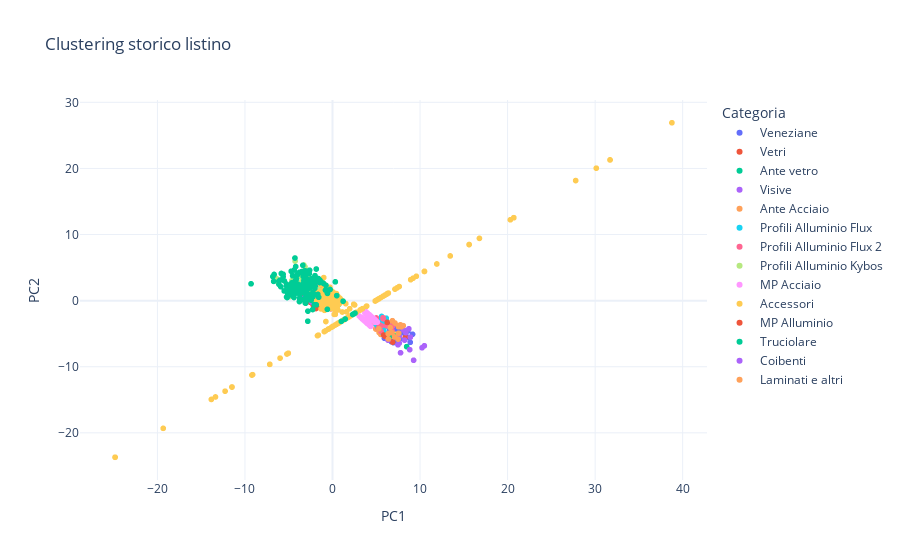

Notebook source saved alongside this figure:
### Code cell
# clustering storico listino
fig = px.scatter(df_pca, x="PC1", y="PC2", color="Categoria", template="plotly_white", title="Clustering storico listino")
fig.write_html("vista_listino/clustering_storico_listino.html")
fig.show()

### Figure 1 — Plotly figure (JSON) as saved in the notebook; plotly's stock layout.template omitted (floating-point values rounded to 4 significant figures; data arrays with more than 128 entries replaced by an {"elided": "..."} marker saying what was removed)
{"data": [{"hovertemplate": "Categoria=Veneziane<br>PC1=%{x}<br>PC2=%{y}<extra></extra>", "legendgroup": "Veneziane", "marker": {"color": "#636efa", "symbol": "circle"}, "mode": "markers", "name": "Veneziane", "showlegend": true, "type": "scattergl", "x": [5.928, 7.439, 6.724, 7.96, 6.539, 6.526, 6.235, 7.424, 5.846, 8.616, 6.947, 7.684, 9.144, 7.702, 6.965, 6.849, 8.646, 6.542, 8.357, 8.876, 6.915, 6.525, 6.794, 6.764, 6.96, 7.303], "xaxis": "x", "y": [-5.697, -5.373, -6.219, -4.869, -4.437, -4.928, -5.047, -5.925, -4.843, -4.597, -6.363, -5.8, -5.092, -4.575, -3.989, -5.042, -5.545, -5.988, -4.638, -6.305, -4.854, -5.398, -5.742, -4.893, -5.646, -4.655], "yaxis": "y"}, {"hovertemplate": "Categoria=Vetri<br>PC1=%{x}<br>PC2=%{y}<extra></extra>", "legendgroup": "Vetri", "marker": {"color": "#EF553B", "symbol": "circle"}, "mode": "markers", "name": "Vetri", "showlegend": true, "type": "scattergl", "x": {"elided": "551 float values"}, "xaxis": "x", "y": {"elided": "551 float values"}, "yaxis": "y"}, {"hovertemplate": "Categoria=Ante vetro<br>PC1=%{x}<br>PC2=%{y}<extra></extra>", "legendgroup": "Ante vetro", "marker": {"color": "#00cc96", "symbol": "circle"}, "mode": "markers", "name": "Ante vetro", "showlegend": true, "type": "scattergl", "x": [0.2211, 0.1199, -0.6649, 0.1502, -0.3118, -0.3623, -0.5025, -0.263, -1.106, -1.195, 6.973e-05, 0.0707, -0.1007, -0.1502, 0.003816, -0.6486, 0.1654, -0.2401, 0.6793, -0.2485, 0.09563, -1.461, -0.4553, -0.474, -1.441, -1.287, -1.136, -0.3654, -0.3352, -1.763, -0.5645, -0.04944, -0.3945, 0.4811, 0.719, 0.08593, -1.173, -0.2313, -0.5258, -0.5521, -1.215, 0.1606, -0.7366], "xaxis": "x", "y": [0.3393, 1.064, 0.303, 0.3519, 0.9939, -0.06767, -0.112, 0.4842, 0.7605, 0.5348, 0.5758, 0.7978, 0.3712, -0.1692, 0.4197, -0.8098, 0.7975, -0.3629, -0.1533, 1.044, 1.2, 1.067, -0.2757, 0.4385, 0.4638, -0.05338, 0.1747, 0.8067, -0.2698, 0.4204, -0.8232, 1.362, 1.603, 0.6791, -0.5558, 1.054, 0.763, 0.6535, -0.8292, -0.3099, -0.2643, -0.5325, 0.9898], "yaxis": "y"}, {"hovertemplate": "Categoria=Visive<br>PC1=%{x}<br>PC2=%{y}<extra></extra>", "legendgroup": "Visive", "marker": {"color": "#ab63fa", "symbol": "circle"}, "mode": "markers", "name": "Visive", "showlegend": true, "type": "scattergl", "x": [-3.073, -0.601, -2.22, -2.589, 0.8073, -1.884, -2.058, -3.165, -1.711, -2.357, -2.757, -2.451, -0.3116, -0.7471, -2.183, -1.537, -2.373, -2.875, -2.229, -2.256, -1.848, -4.153, -2.182, -2.344, -2.145, -3.061, -2.693, -2.542, -1.273, -0.4959], "xaxis": "x", "y": [1.425, 1.596, 2.188, 2.096, -0.06215, 3.08, 0.3152, 0.4165, 2.211, -0.2189, 0.5268, 2.857, 1.567, 1.852, 0.4785, 0.8748, 0.6091, 1.709, 0.9142, 1.374, -0.05682, 1.941, 2.982, 0.1291, 1.162, 0.6575, 1.874, 1.337, 0.2488, 0.4075], "yaxis": "y"}, {"hovertemplate": "Categoria=Ante Acciaio<br>PC1=%{x}<br>PC2=%{y}<extra></extra>", "legendgroup": "Ante Acciaio", "marker": {"color": "#FFA15A", "symbol": "circle"}, "mode": "markers", "name": "Ante Acciaio", "showlegend": true, "type": "scattergl", "x": [5.578, 4.599, 5.34, 6.155, 6.091, 6.061, 5.018, 5.082, 5.525, 6.22, 5.323, 5.797, 5.42, 6.501, 4.946, 5.1, 4.746, 3.897, 5.613, 5.515, 6.627], "xaxis": "x", "y": [-4.256, -3.52, -3.005, -3.749, -3.476, -3.834, -3.676, -3.808, -3.125, -3.849, -4.819, -4.214, -3.333, -3.421, -4.298, -3.52, -3.399, -3.297, -3.247, -5.114, -3.844], "yaxis": "y"}, {"hovertemplate": "Categoria=Profili Alluminio Flux<br>PC1=%{x}<br>PC2=%{y}<extra></extra>", "legendgroup": "Profili Alluminio Flux", "marker": {"color": "#19d3f3", "symbol": "circle"}, "mode": "markers", "name": "Profili Alluminio Flux", "showlegend": true, "type": "scattergl", "x": [5.177, 5.992, 5.773, 5.869, 6.134, 5.753, 5.396, 5.311, 5.902, 5.762, 4.979, 6.132, 5.608, 5.377, 6.247, 5.327, 6.43, 6.014, 4.866, 5.249, 5.71, 5.513, 5.807, 5.65, 5.875, 5.744, 6.101], "xaxis": "x", "y": [-4.024, -2.685, -2.891, -4.135, -2.881, -4.154, -2.889, -2.874, -3.525, -3.693, -3.558, -2.652, -2.393, -3.526, -3.881, -4.001, -3.794, -2.832, -3.188, -4.171, -4.831, -3.091, -3.692, -3.172, -4.573, -2.55, -3.475], "yaxis": "y"}, {"hovertemplate": "Categoria=Profili Alluminio Flux 2<br>PC1=%{x}<br>PC2=%{y}<extra></extra>", "legendgroup": "Profili Alluminio Flux 2", "marker": {"color": "#FF6692", "symbol": "circle"}, "mode": "markers", "name": "Profili Alluminio Flux 2", "showlegend": true, "type": "scattergl", "x": [6.696, 5.774, 6.85, 4.896, 5.341, 6.181, 5.775, 5.003, 5.548, 5.587, 5.223, 6.803], "xaxis": "x", "y": [-3.887, -2.582, -3.876, -3.043, -3.637, -3.805, -2.747, -2.624, -4.659, -3.81, -4.222, -4.578], "yaxis": "y"}, {"hovertemplate": "Categoria=Profili Alluminio Kybos<br>PC1=%{x}<br>PC2=%{y}<extra></extra>", "legendgroup": "Profili Alluminio Kybos", "marker": {"color": "#B6E880", "symbol": "circle"}, "mode": "markers", "name": "Profili Alluminio Kybos", "showlegend": true, "type": "scattergl", "x": [-4.268, -1.14, -2.359, -4.274, -3.142, -6.417, -3.954, -2.374, -2.491, -4.648, -4.861, -2.819, -3.279, -2.78, -3.724, -2.656, -1.618, -4.116, -1.352, -3.516, -1.727, -2.993, -3.866, -1.36, -4.892, -2.676, -6.539, -2.187, -4.605], "xaxis": "x", "y": [1.8, -0.2612, 2.991, 5.984, 5.106, 3.365, 1.903, 2.605, 1.718, 3.021, 1.024, 3.58, 5.394, 1.958, 2.675, 3.139, 1.716, 3.15, 2.771, 3.503, 3.25, 1.286, 1.423, 1.13, 0.6116, 2.362, 2.974, 2.365, 1.005], "yaxis": "y"}, {"hovertemplate": "Categoria=MP Acciaio<br>PC1=%{x}<br>PC2=%{y}<extra></extra>", "legendgroup": "MP Acciaio", "marker": {"color": "#FF97FF", "symbol": "circle"}, "mode": "markers", "name": "MP Acciaio", "showlegend": true, "type": "scattergl", "x": {"elided": "158 float values"}, "xaxis": "x", "y": {"elided": "158 float values"}, "yaxis": "y"}, {"hovertemplate": "Categoria=Accessori<br>PC1=%{x}<br>PC2=%{y}<extra></extra>", "legendgroup": "Accessori", "marker": {"color": "#FECB52", "symbol": "circle"}, "mode": "markers", "name": "Accessori", "showlegend": true, "type": "scattergl", "x": {"elided": "422 float values"}, "xaxis": "x", "y": {"elided": "422 float values"}, "yaxis": "y"}, {"hovertemplate": "Categoria=MP Alluminio<br>PC1=%{x}<br>PC2=%{y}<extra></extra>", "legendgroup": "MP Alluminio", "marker": {"color": "#EF553B", "symbol": "circle"}, "mode": "markers", "name": "MP Alluminio", "showlegend": true, "type": "scattergl", "x": [6.254, 6.318, 5.851, 8.329, 6.868, 5.995, -3.812, -4.096, -3.108], "xaxis": "x", "y": [-3.29, -5.141, -5.203, -5.543, -6.27, -5.4, 1.859, 1.52, 2.126], "yaxis": "y"}, {"hovertemplate": "Categoria=Truciolare<br>PC1=%{x}<br>PC2=%{y}<extra></extra>", "legendgroup": "Truciolare", "marker": {"color": "#00cc96", "symbol": "circle"}, "mode": "markers", "name": "Truciolare", "showlegend": true, "type": "scattergl", "x": {"elided": "148 float values"}, "xaxis": "x", "y": {"elided": "148 float values"}, "yaxis": "y"}, {"hovertemplate": "Categoria=Coibenti<br>PC1=%{x}<br>PC2=%{y}<extra></extra>", "legendgroup": "Coibenti", "marker": {"color": "#ab63fa", "symbol": "circle"}, "mode": "markers", "name": "Coibenti", "showlegend": true, "type": "scattergl", "x": [8.319, 9.267, 8.721, 8.819, 7.632, 7.635, 8.238, 7.772, 8.896, 7.476, 10.23, 10.49, 8.379, 8.109, 6.336], "xaxis": "x", "y": [-4.639, -9.017, -4.261, -7.414, -6.428, -5.429, -5.979, -7.889, -5.534, -6.681, -7.125, -6.83, -4.849, -4.411, -5.973], "yaxis": "y"}, {"hovertemplate": "Categoria=Laminati e altri<br>PC1=%{x}<br>PC2=%{y}<extra></extra>", "legendgroup": "Laminati e altri", "marker": {"color": "#FFA15A", "symbol": "circle"}, "mode": "markers", "name": "Laminati e altri", "showlegend": true, "type": "scattergl", "x": [7.763, 7.564, 7.52, 6.843, 7.831, 5.295, 7.546, 7.489, 8.077, 6.36, 7.135, 6.386, 6.595, 6.768, 6.415, 7.092], "xaxis": "x", "y": [-3.668, -4.932, -3.774, -3.036, -3.966, -4.265, -3.944, -5.82, -3.784, -5.001, -3.388, -5.801, -4.074, -4.829, -4.937, -5.49], "yaxis": "y"}], "layout": {"legend": {"title": {"text": "Categoria"}, "tracegroupgap": 0}, "title": {"text": "Clustering storico listino"}, "xaxis": {"anchor": "y", "domain": [0, 1], "title": {"text": "PC1"}}, "yaxis": {"anchor": "x", "domain": [0, 1], "title": {"text": "PC2"}}}}
